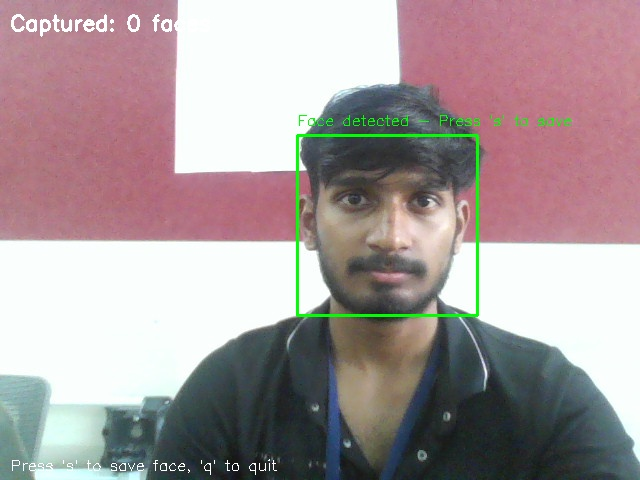
#> input picture known_faces/abhishek.jpg, 640 x 480 px; its folder holds only this picture in this run
$ python simple_face_encoder.py
#> lines starting #> are read from the running program, lines starting #| are printed output that depends on the picture
#!/usr/bin/env python3
# -*- coding: utf-8 -*-
"""
Simple OpenCV Face Encoder
==========================

Simple face recognition training without Unicode characters to avoid encoding issues.

Author: SmartClass AI
Date: September 2025
"""

import cv2
import numpy as np
import os
from pathlib import Path
import pickle

class SimpleFaceEncoder:
    def __init__(self):
        """Initialize the face encoder."""
        # Initialize face detector and recognizer
        self.face_cascade = cv2.CascadeClassifier(cv2.data.haarcascades + 'haarcascade_frontalface_default.xml')
        self.face_recognizer = cv2.face.LBPHFaceRecognizer_create()

        # Store face data
        self.faces = []
        self.labels = []
        self.face_id_to_name = {}

    def load_and_train_faces(self):
        """Load face images and train the recognizer."""
        print("OpenCV Face Recognition System")
        print("=" * 40)

        known_faces_dir = "known_faces"
        if not os.path.exists(known_faces_dir):
            print(f"Error: '{known_faces_dir}' directory not found!")
            return False

        # Get all image files
        image_files = []
        for ext in ['*.jpg', '*.jpeg', '*.png']:
            image_files.extend(Path(known_faces_dir).glob(ext))

        if not image_files:
            print("Error: No face images found!")
            return False

        print(f"Found {len(image_files)} images to process...")

        face_id = 0

        for image_path in image_files:
            # Skip temporary files
            if image_path.stem.endswith(('_1', '_2', '_3', '_4', '_5')):
                continue

            # Extract name from filename
            name = image_path.stem.replace("_", " ").title()
            print(f"Processing: {image_path.name} -> {name}")

            # Load image
            img = cv2.imread(str(image_path))
#> img is the input picture: shape (480, 640, 3); mean B, G, R 155.8, 154.2, 167.7
            if img is None:
                print(f"Error: Could not load {image_path}")
                continue

            # Convert to grayscale
            gray = cv2.cvtColor(img, cv2.COLOR_BGR2GRAY)
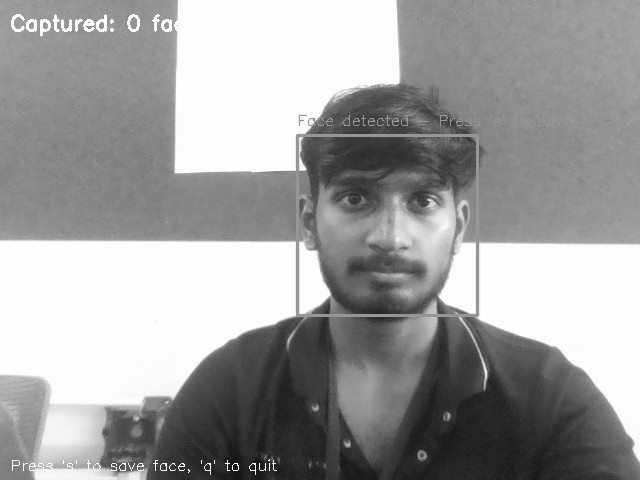
#> gray: shape (480, 640); min 16, max 255, mean 158.5

            # Detect faces
            faces_in_image = self.face_cascade.detectMultiScale(gray, 1.1, 4)
#> faces_in_image = [[297, 134, 183, 183]]

            if len(faces_in_image) == 0:
                print(f"Warning: No face detected in {image_path.name}")
                continue
            elif len(faces_in_image) > 1:
                print(f"Warning: Multiple faces in {image_path.name}, using largest")

            # Use the largest face
            largest_face = max(faces_in_image, key=lambda rect: rect[2] * rect[3])
#> largest_face = [297, 134, 183, 183]
            x, y, w, h = largest_face
#> x = 297; y = 134; w = 183; h = 183

            # Extract and resize face
            face_roi = gray[y:y+h, x:x+w]
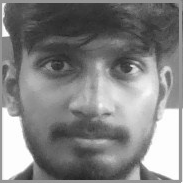
#> face_roi: shape (183, 183); min 34, max 255, mean 130.3
            face_roi = cv2.resize(face_roi, (100, 100))
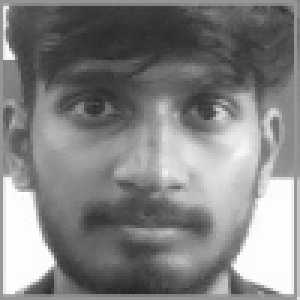
#> face_roi: shape (100, 100) (shown 3 times larger); min 34, max 254, mean 130.4

            # Store face data
            self.faces.append(face_roi)
            self.labels.append(face_id)
            self.face_id_to_name[face_id] = name

            print(f"Face extracted for {name}")
            face_id += 1

        if len(self.faces) == 0:
            print("Error: No valid faces found!")
            return False

        print(f"\nTraining recognizer with {len(self.faces)} faces...")
#> (printed output is left out)

        # Train the recognizer
        self.face_recognizer.train(self.faces, np.array(self.labels))

        # Save the trained model
        model_path = "opencv_face_model.yml"
        self.face_recognizer.save(model_path)

        print("Training completed!")
        print(f"Registered students: {', '.join(self.face_id_to_name.values())}")
        print("Ready for attendance! Run the attendance system.")

        return True

    def save_face_names(self):
        """Save face ID to name mapping."""
        with open("face_names.pickle", "wb") as f:
            pickle.dump(self.face_id_to_name, f)

def main():
    """Main function."""
    recognizer = OpenCVFaceRecognizer()

    success = recognizer.load_and_train_faces()

    if success:
        recognizer.save_face_names()
        print("\nNext steps:")
        print("   1. Run: python opencv_attendance.py (for the attendance system)")
        print("   2. Or test with: python test_opencv_recognition.py")
    else:
        print("Training failed! Please check your images and try again.")

# Keep the old class name for compatibility
class OpenCVFaceRecognizer(SimpleFaceEncoder):
    pass

if __name__ == "__main__":
    main()
